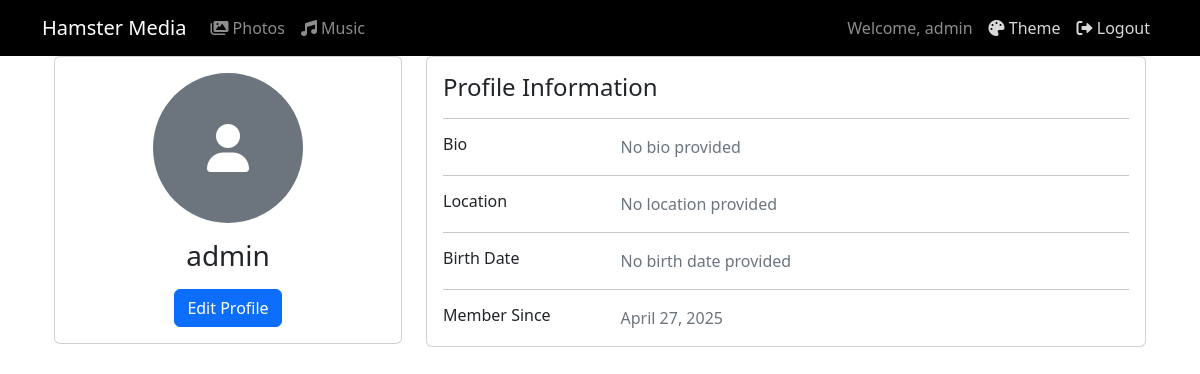
The page /users/profile/ (signed in) on the database its author committed.
### users/models.py (models this page shows, shortened)
class Profile(models.Model):
    user = models.OneToOneField(User, on_delete=models.CASCADE, related_name='profile')
    bio = models.TextField(max_length=500, blank=True)
    location = models.CharField(max_length=100, blank=True)
    birth_date = models.DateField(null=True, blank=True)
    avatar = models.ImageField(upload_to='avatars/', null=True, blank=True)
    created_at = models.DateTimeField(auto_now_add=True)
    updated_at = models.DateTimeField(auto_now=True)

### users/views.py (the view)
# urls.py: path('profile/', views.profile, name='profile'),
@login_required
def profile(request):
    profile = request.user.profile
    return render(request, 'users/profile.html', {'profile': profile})

### templates/users/profile.html
{% extends 'base.html' %}
{% block content %}
<div class="container mt-4">
    <div class="row">
        <div class="col-md-4">
            <div class="card">
                <div class="card-body text-center">
                    {% if profile.avatar %}
                        <img src="{{ profile.avatar.url }}" alt="Profile Picture" class="rounded-circle mb-3" style="width: 150px; height: 150px; object-fit: cover;">
                    {% else %}
                        <div class="rounded-circle bg-secondary mb-3 mx-auto" style="width: 150px; height: 150px; display: flex; align-items: center; justify-content: center;">
                            <i class="fas fa-user fa-3x text-white"></i>
                        </div>
                    {% endif %}
                    <h3>{{ profile.user.username }}</h3>
                    <a href="{% url 'users:profile_update' profile.pk %}" class="btn btn-primary mt-2">Edit Profile</a>
                </div>
            </div>
        </div>
        <div class="col-md-8">
            <div class="card">
                <div class="card-body">
                    <h4>Profile Information</h4>
                    <hr>
                    <div class="row">
                        <div class="col-sm-3">
                            <h6 class="mb-0">Bio</h6>
                        </div>
                        <div class="col-sm-9 text-secondary">
                            {{ profile.bio|default:"No bio provided" }}
                        </div>
                    </div>
                    <hr>
                    <div class="row">
                        <div class="col-sm-3">
                            <h6 class="mb-0">Location</h6>
                        </div>
                        <div class="col-sm-9 text-secondary">
                            {{ profile.location|default:"No location provided" }}
                        </div>
                    </div>
                    <hr>
                    <div class="row">
                        <div class="col-sm-3">
                            <h6 class="mb-0">Birth Date</h6>
                        </div>
                        <div class="col-sm-9 text-secondary">
                            {{ profile.birth_date|date:"F d, Y"|default:"No birth date provided" }}
                        </div>
                    </div>
                    <hr>
                    <div class="row">
                        <div class="col-sm-3">
                            <h6 class="mb-0">Member Since</h6>
                        </div>
                        <div class="col-sm-9 text-secondary">
                            {{ profile.user.date_joined|date:"F d, Y" }}
                        </div>
                    </div>
                </div>
            </div>
        </div>
    </div>
</div>
{% endblock %}

### templates/base.html (shortened to what this page needs)
<!DOCTYPE html>
<html lang="en">
<head>
    <link href="https://cdn.jsdelivr.net/npm/bootstrap@5.3.2/dist/css/bootstrap.min.css" rel="stylesheet">
    <link href="https://cdnjs.cloudflare.com/ajax/libs/font-awesome/6.0.0/css/all.min.css" rel="stylesheet">
</head>
<body>
    <nav class="navbar navbar-expand-lg navbar-dark">
        <div class="container">
            <a class="navbar-brand" href="{% url 'gallery:home' %}">Hamster Media</a>
            <div class="collapse navbar-collapse" id="navbarNav">
                <ul class="navbar-nav me-auto">
                    {% if user.is_authenticated %}
                        <li class="nav-item">
                            <a class="nav-link" href="{% url 'gallery:album_list' %}">
                                <i class="fas fa-images"></i> Photos
                            </a>
                        </li>
                        <li class="nav-item">
                            <a class="nav-link" href="{% url 'music:index' %}">
                                <i class="fas fa-music"></i> Music
                            </a>
                        </li>
                    {% endif %}
                </ul>
                <ul class="navbar-nav">
                    {% if user.is_authenticated %}
                        <li class="nav-item">
                            <span class="nav-link">Welcome, {{ user.username }}</span>
                        </li>
                        <li class="nav-item">
                            <button class="btn btn-link nav-link" data-bs-toggle="modal" data-bs-target="#themeModal">
                                <i class="fas fa-palette"></i> Theme
                            </button>
                        </li>
                        <li class="nav-item">
                            <form method="post" action="{% url 'users:logout' %}" class="d-inline">
                                <button type="submit" class="btn btn-link nav-link">
                                    <i class="fas fa-sign-out-alt"></i> Logout
                                </button>
                            </form>
                        </li>
                    {% endif %}
                </ul>
            </div>
        </div>
    </nav>
    <div class="main-content">
        <div class="container">
            {% block content %}
            {% endblock %}
        </div>
    </div>
</body>
</html>

### rows shown on the page
Profile: user.username "admin", bio "No bio provided", location "No location provided", birth_date "No birth date provided", user.date_joined "April 27, 2025"

### other values the page prints
{{ user.username }} "admin"
